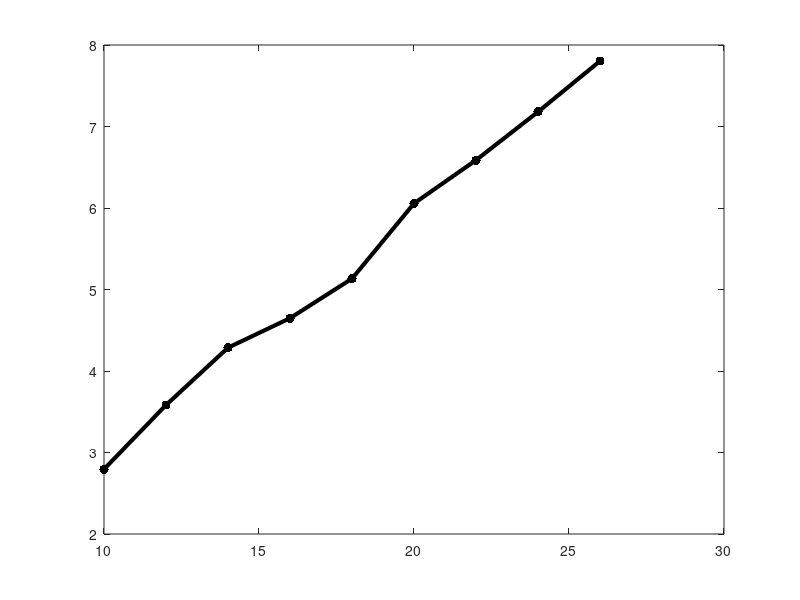

This figure's MATLAB source:
u =(10:2:26);
i =[0.065 0.081 0.099 0.117 0.137 0.156 0.177 0.200 0.220];
v1=[2.795 3.582 4.286 4.648 5.133 6.056 6.587 7.180 7.803];
r=0.5*103.84*10^(-3);
s=pi*r*r;
rho=1.185;
p0=u.*i
p1=0.5.*rho.*s.*(v1.^3)
ita=p1./p0

uv=plot(u, v1, '.-k');
set(uv, 'LineWidth', 3, 'MarkerSize', 20);
